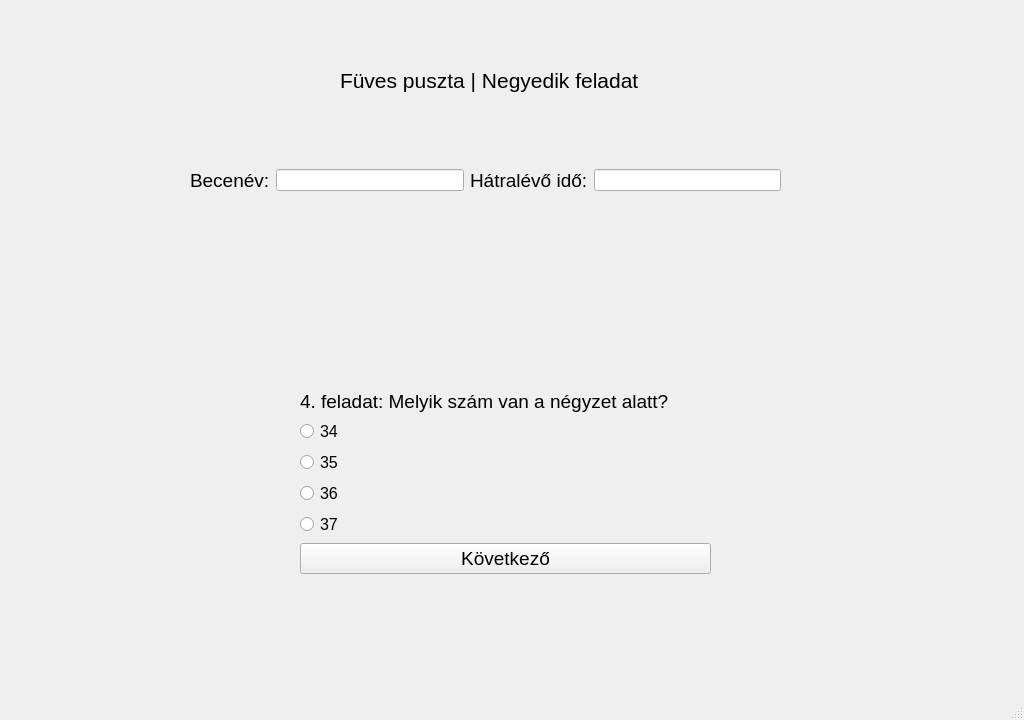
<?xml version="1.0" encoding="UTF-8"?>
<ui version="4.0">
 <class>ques1</class>
 <widget class="QMainWindow" name="ques1">
  <property name="geometry">
   <rect>
    <x>0</x>
    <y>0</y>
    <width>1024</width>
    <height>720</height>
   </rect>
  </property>
  <property name="windowTitle">
   <string>Játékos matematikai gyakorlóprogram</string>
  </property>
  <widget class="QWidget" name="centralwidget">
   <widget class="QLabel" name="label">
    <property name="geometry">
     <rect>
      <x>0</x>
      <y>-10</y>
      <width>1024</width>
      <height>720</height>
     </rect>
    </property>
    <property name="text">
     <string/>
    </property>
    <property name="pixmap">
     <pixmap>../szakdoga hátterek/1096729-video-games-grass-sky-field-pixels-horizon-cloud-grassland-pasture-flock-meadow-plain-prairie-natural-environment-computer-wallpaper-ecosystem.png</pixmap>
    </property>
    <property name="scaledContents">
     <bool>true</bool>
    </property>
   </widget>
   <widget class="QLabel" name="label_4">
    <property name="geometry">
     <rect>
      <x>340</x>
      <y>60</y>
      <width>311</width>
      <height>41</height>
     </rect>
    </property>
    <property name="sizePolicy">
     <sizepolicy hsizetype="Expanding" vsizetype="Preferred">
      <horstretch>0</horstretch>
      <verstretch>0</verstretch>
     </sizepolicy>
    </property>
    <property name="font">
     <font>
      <pointsize>16</pointsize>
     </font>
    </property>
    <property name="text">
     <string>Füves puszta | Negyedik feladat</string>
    </property>
   </widget>
   <widget class="QWidget" name="horizontalLayoutWidget">
    <property name="geometry">
     <rect>
      <x>190</x>
      <y>140</y>
      <width>591</width>
      <height>81</height>
     </rect>
    </property>
    <layout class="QHBoxLayout" name="horizontalLayout">
     <item>
      <widget class="QLabel" name="label_2">
       <property name="font">
        <font>
         <pointsize>14</pointsize>
        </font>
       </property>
       <property name="text">
        <string>Becenév:</string>
       </property>
      </widget>
     </item>
     <item>
      <widget class="QLineEdit" name="T1">
       <property name="sizePolicy">
        <sizepolicy hsizetype="Expanding" vsizetype="Fixed">
         <horstretch>0</horstretch>
         <verstretch>0</verstretch>
        </sizepolicy>
       </property>
      </widget>
     </item>
     <item>
      <widget class="QLabel" name="label_3">
       <property name="font">
        <font>
         <pointsize>14</pointsize>
        </font>
       </property>
       <property name="text">
        <string>Hátralévő idő:</string>
       </property>
      </widget>
     </item>
     <item>
      <widget class="QLineEdit" name="T2">
       <property name="sizePolicy">
        <sizepolicy hsizetype="Expanding" vsizetype="Fixed">
         <horstretch>0</horstretch>
         <verstretch>0</verstretch>
        </sizepolicy>
       </property>
      </widget>
     </item>
    </layout>
   </widget>
   <widget class="QWidget" name="formLayoutWidget">
    <property name="geometry">
     <rect>
      <x>300</x>
      <y>390</y>
      <width>411</width>
      <height>251</height>
     </rect>
    </property>
    <layout class="QFormLayout" name="formLayout">
     <property name="labelAlignment">
      <set>Qt::AlignLeading|Qt::AlignLeft|Qt::AlignTop</set>
     </property>
     <item row="2" column="0">
      <widget class="QRadioButton" name="R1">
       <property name="font">
        <font>
         <pointsize>12</pointsize>
        </font>
       </property>
       <property name="text">
        <string>34</string>
       </property>
      </widget>
     </item>
     <item row="3" column="0">
      <widget class="QRadioButton" name="R2">
       <property name="font">
        <font>
         <pointsize>12</pointsize>
        </font>
       </property>
       <property name="text">
        <string>35</string>
       </property>
      </widget>
     </item>
     <item row="4" column="0">
      <widget class="QRadioButton" name="R3">
       <property name="font">
        <font>
         <pointsize>12</pointsize>
        </font>
       </property>
       <property name="text">
        <string>36</string>
       </property>
      </widget>
     </item>
     <item row="5" column="0">
      <widget class="QRadioButton" name="R4">
       <property name="font">
        <font>
         <pointsize>12</pointsize>
        </font>
       </property>
       <property name="text">
        <string>37</string>
       </property>
      </widget>
     </item>
     <item row="6" column="0" colspan="2">
      <widget class="QPushButton" name="B1">
       <property name="font">
        <font>
         <pointsize>14</pointsize>
        </font>
       </property>
       <property name="text">
        <string>Következő</string>
       </property>
      </widget>
     </item>
     <item row="1" column="0">
      <widget class="QLabel" name="label_5">
       <property name="font">
        <font>
         <pointsize>14</pointsize>
        </font>
       </property>
       <property name="text">
        <string>4. feladat: Melyik szám van a négyzet alatt?</string>
       </property>
      </widget>
     </item>
    </layout>
   </widget>
   <widget class="QLabel" name="label_6">
    <property name="geometry">
     <rect>
      <x>440</x>
      <y>260</y>
      <width>131</width>
      <height>91</height>
     </rect>
    </property>
    <property name="text">
     <string/>
    </property>
    <property name="pixmap">
     <pixmap>../szakdoga hátterek/feladat képek/4. feladat képe.png</pixmap>
    </property>
    <property name="scaledContents">
     <bool>true</bool>
    </property>
   </widget>
  </widget>
  <widget class="QMenuBar" name="menubar">
   <property name="geometry">
    <rect>
     <x>0</x>
     <y>0</y>
     <width>1024</width>
     <height>21</height>
    </rect>
   </property>
  </widget>
  <widget class="QStatusBar" name="statusbar"/>
 </widget>
 <resources/>
 <connections/>
</ui>
